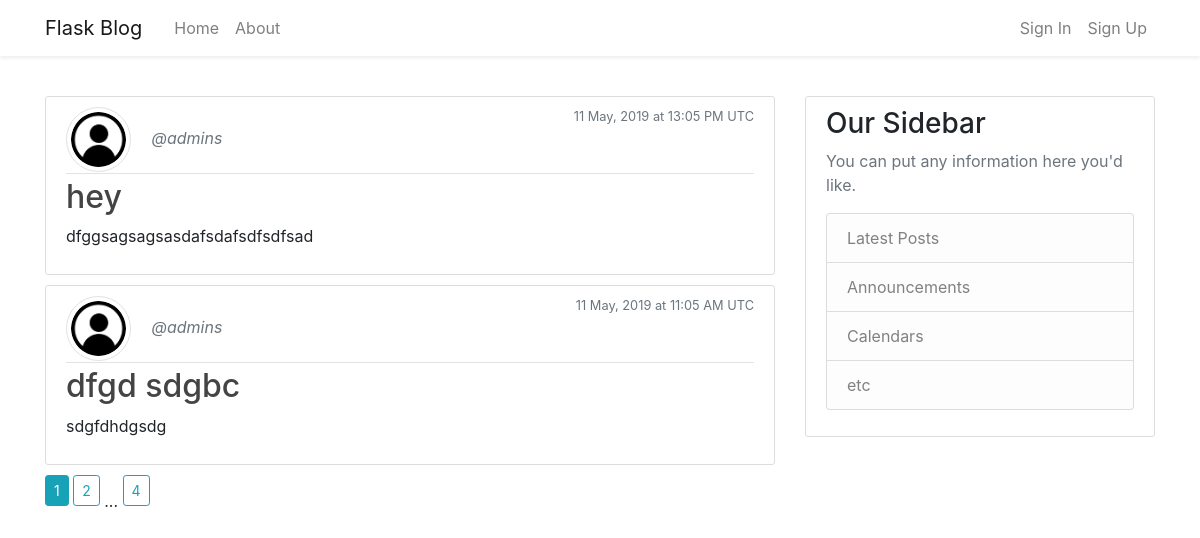
Page /home on the earlier database version.
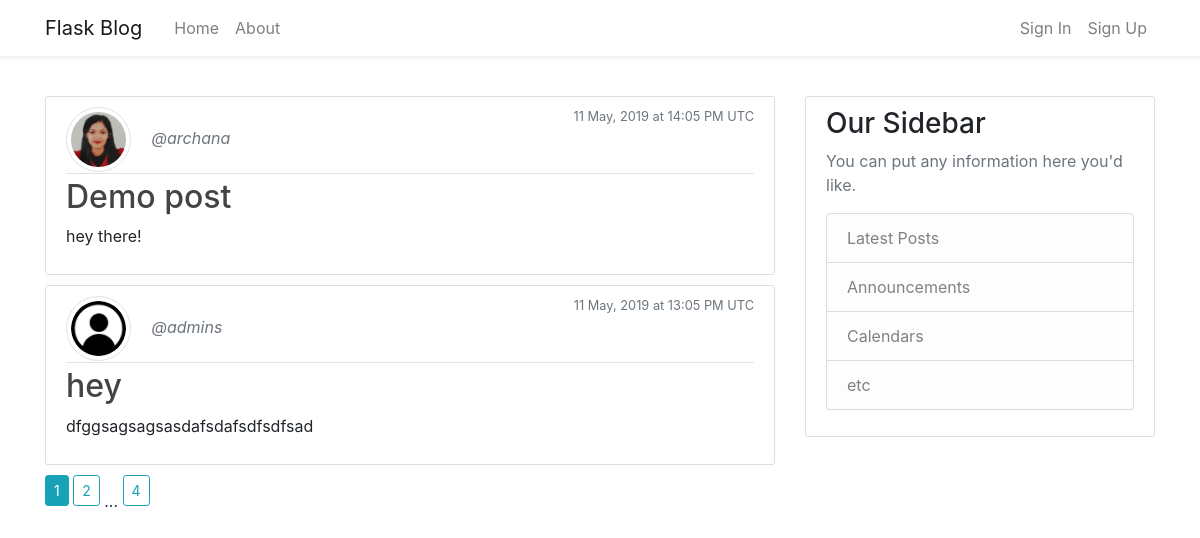
Same page on the later database version.
### flask_blog/models.py (models this page shows, shortened)
class Post(db.Model):
    id = db.Column(db.Integer, primary_key = True)
    title = db.Column(db.String(100), nullable = False)
    date_posted = db.Column(db.DateTime, nullable = False, default = datetime.utcnow)
    content = db.Column(db.Text, nullable = False)
    user_id = db.Column(db.Integer, db.ForeignKey('user.id'), nullable = False)

class User(db.Model, UserMixin):
    id = db.Column(db.Integer, primary_key = True)
    username = db.Column(db.String(20), unique = True, nullable = False)
    email = db.Column(db.String(120), unique = True, nullable = False)
    image_file = db.Column(db.String(20), nullable = False, default = 'default.png')
    password = db.Column(db.String(60), nullable = False)
    posts = db.relationship('Post', backref = 'author', lazy = True)

### flask_blog/main/routes.py (the view)
@main.route("/")
@main.route("/home")
def home():
    page = request.args.get('page', 1, type = int)
    posts = Post.query.order_by(Post.date_posted.desc()).paginate(page = page, per_page = 2)
    return render_template('home.html', posts = posts)

### flask_blog/templates/home.html
{% extends 'layout.html' %}
{% block content %}
    {% for post in posts.items %}
        <article class="media content-section">
            <div class="media-body">
                <div class="article-metadata">
                    <img class="rounded-circle article-img img-thumbnail" src="{{ url_for('static', filename = 'images/' + post.author.image_file) }}">
                    <a class="mr-2 text-muted font-italic" href="{{ url_for('users.user_posts', username = post.author.username) }}">@{{ post.author.username }}</a>
                    <small class="text-muted float-right">{{ post.date_posted.strftime('%d %B, %Y at %H:%m %p UTC') }}</small>
                </div>
                <h2><a class="article-title" href="{{ url_for('posts.post', post_id = post.id) }}">{{ post.title }}</a></h2>
                <p class="article-content">{{ post.content }}</p>
            </div>
        </article>
    {% endfor %}
    {% for page_num in posts.iter_pages(left_edge=1, right_edge=1, left_current=1, right_current=2) %}
        {% if page_num %}
            {% if posts.page == page_num %}
                <a class="btn btn-sm btn-info mb-4" href="{{ url_for('main.home', page=page_num) }}">{{ page_num }}</a>
            {% else %}
                <a class="btn btn-sm btn-outline-info mb-4" href="{{ url_for('main.home', page = page_num) }}">{{ page_num }}</a>
            {% endif %}
        {% else %}
            ...
        {% endif %}
    {% endfor %}
{% endblock content %}

Differences in the rows shown:
no longer on this page (row unchanged): Post: image_file (placeholder picture), author.username "admins", date_posted "11 May, 2019 at 11:05 AM UTC", title "dfgd sdgbc", content "sdgfdhdgsdg"
added Post: image_file (picture), author.username "archana", date_posted "11 May, 2019 at 14:05 PM UTC", title "Demo post", content "hey there!"
